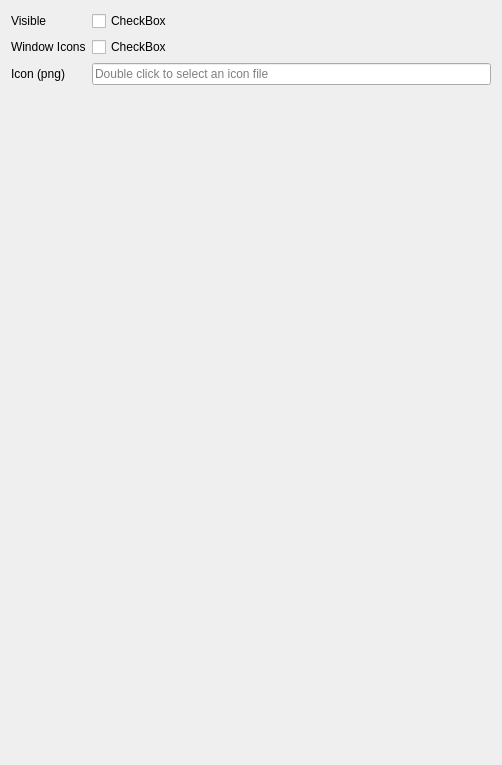
             <widget class="QWidget" name="page">
              <property name="geometry">
               <rect>
                <x>0</x>
                <y>0</y>
                <width>502</width>
                <height>765</height>
               </rect>
              </property>
              <attribute name="label">
               <string>TitleBar</string>
              </attribute>
              <layout class="QFormLayout" name="formLayout">
               <item row="0" column="0">
                <widget class="QLabel" name="label_9">
                 <property name="text">
                  <string>Visible</string>
                 </property>
                </widget>
               </item>
               <item row="0" column="1">
                <widget class="AnimatedCheck" name="builder__title_bar__visible">
                 <property name="text">
                  <string>CheckBox</string>
                 </property>
                </widget>
               </item>
               <item row="1" column="0">
                <widget class="QLabel" name="label_11">
                 <property name="text">
                  <string>Window Icons</string>
                 </property>
                </widget>
               </item>
               <item row="1" column="1">
                <widget class="AnimatedCheck" name="builder__title_bar__window_icons">
                 <property name="text">
                  <string>CheckBox</string>
                 </property>
                </widget>
               </item>
               <item row="2" column="0">
                <widget class="QLabel" name="label_10">
                 <property name="text">
                  <string>Icon (png)</string>
                 </property>
                </widget>
               </item>
               <item row="2" column="1">
                <widget class="ClickableQLineEdit" name="builder__title_bar__icon">
                 <property name="placeholderText">
                  <string>Double click to select an icon file</string>
                 </property>
                </widget>
               </item>
              </layout>
             </widget>
